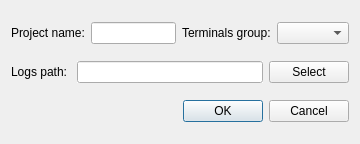
<?xml version="1.0" encoding="UTF-8"?>
<ui version="4.0">
 <class>Dialog</class>
 <widget class="QDialog" name="Dialog">
  <property name="geometry">
   <rect>
    <x>0</x>
    <y>0</y>
    <width>360</width>
    <height>144</height>
   </rect>
  </property>
  <property name="windowTitle">
   <string/>
  </property>
  <layout class="QVBoxLayout" name="verticalLayout">
   <item>
    <layout class="QHBoxLayout" name="horizontalLayout">
     <item>
      <widget class="QLabel" name="label_nombre">
       <property name="text">
        <string>Project name:</string>
       </property>
      </widget>
     </item>
     <item>
      <widget class="QLineEdit" name="lineedit_project_name"/>
     </item>
     <item>
      <widget class="QLabel" name="label_group">
       <property name="text">
        <string>Terminals group:</string>
       </property>
      </widget>
     </item>
     <item>
      <widget class="QComboBox" name="combobox_term_group"/>
     </item>
    </layout>
   </item>
   <item>
    <layout class="QHBoxLayout" name="horizontalLayout_2">
     <item>
      <widget class="QLabel" name="label">
       <property name="text">
        <string>Logs path: </string>
       </property>
      </widget>
     </item>
     <item>
      <widget class="QLineEdit" name="lineedit_log_path">
       <property name="mouseTracking">
        <bool>true</bool>
       </property>
       <property name="autoFillBackground">
        <bool>true</bool>
       </property>
       <property name="readOnly">
        <bool>true</bool>
       </property>
      </widget>
     </item>
     <item>
      <widget class="QPushButton" name="button_log_path">
       <property name="text">
        <string>Select</string>
       </property>
      </widget>
     </item>
    </layout>
   </item>
   <item>
    <widget class="QDialogButtonBox" name="buttonBox">
     <property name="orientation">
      <enum>Qt::Horizontal</enum>
     </property>
     <property name="standardButtons">
      <set>QDialogButtonBox::Cancel|QDialogButtonBox::Ok</set>
     </property>
    </widget>
   </item>
  </layout>
 </widget>
 <resources/>
 <connections>
  <connection>
   <sender>buttonBox</sender>
   <signal>accepted()</signal>
   <receiver>Dialog</receiver>
   <slot>accept()</slot>
   <hints>
    <hint type="sourcelabel">
     <x>248</x>
     <y>254</y>
    </hint>
    <hint type="destinationlabel">
     <x>157</x>
     <y>274</y>
    </hint>
   </hints>
  </connection>
  <connection>
   <sender>buttonBox</sender>
   <signal>rejected()</signal>
   <receiver>Dialog</receiver>
   <slot>reject()</slot>
   <hints>
    <hint type="sourcelabel">
     <x>316</x>
     <y>260</y>
    </hint>
    <hint type="destinationlabel">
     <x>286</x>
     <y>274</y>
    </hint>
   </hints>
  </connection>
 </connections>
</ui>
